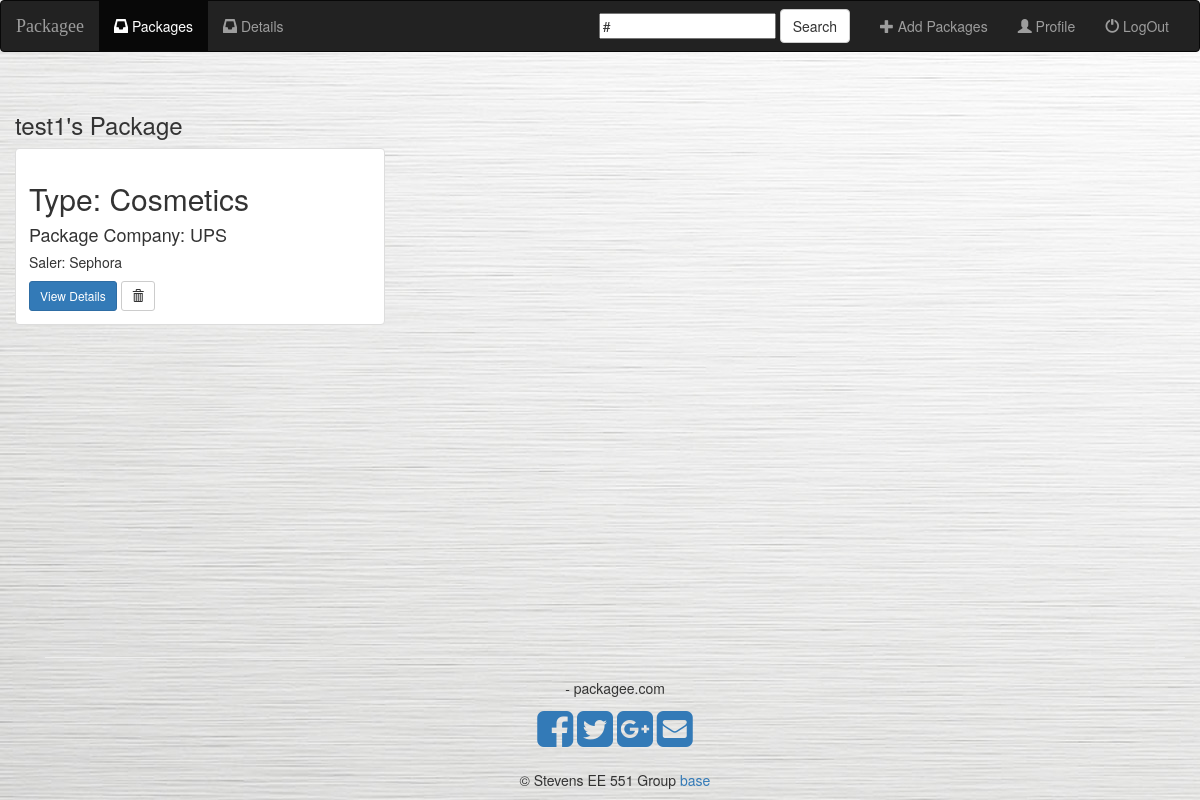
The app's page /package/index/ (signed in), older data.
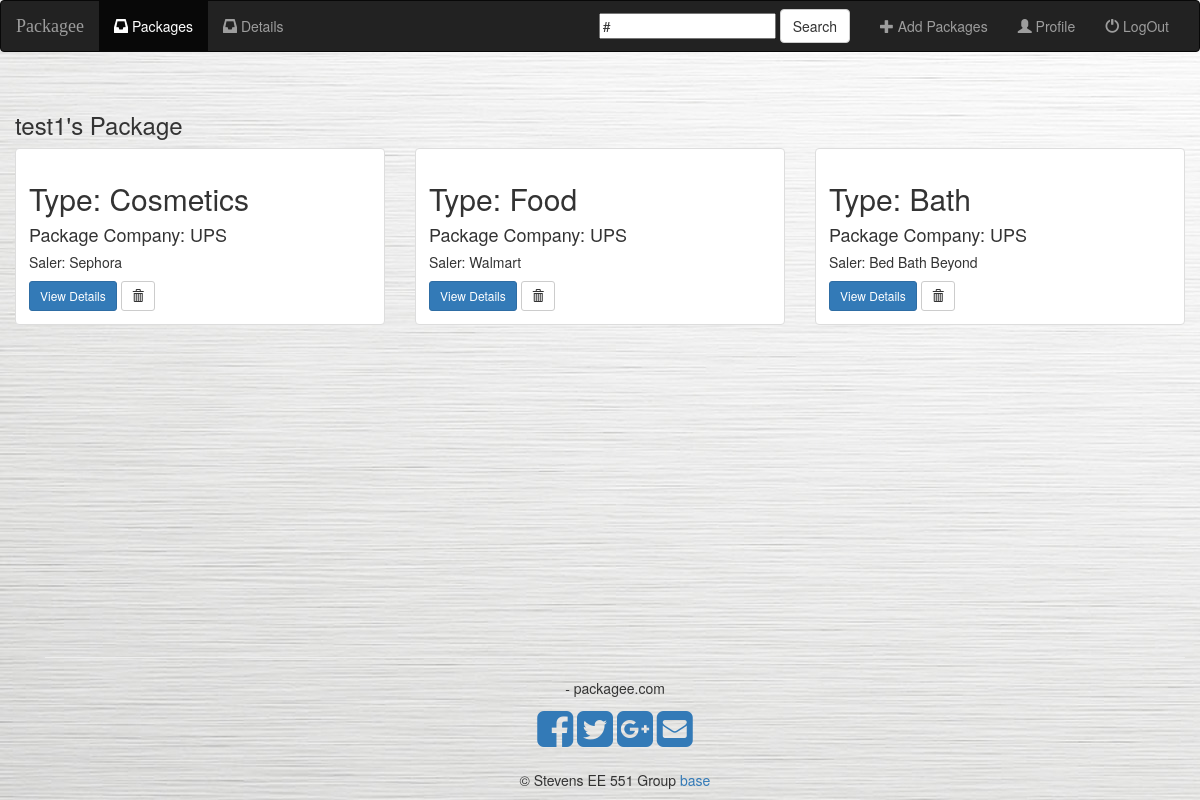
The same page, newer data.
### package/models.py (models this page shows, shortened)
class Package(models.Model):
    user = models.ForeignKey(User, on_delete=models.CASCADE, default=1)
    tracking_num = models.CharField(max_length=50)
    package_type = models.CharField(max_length=100)
    staff_company = models.CharField(max_length=50, default='')
    staff_price = models.CharField(max_length=100, default='')
    package_company = models.CharField(max_length=100)

### package/views.py (the view)
# urls.py: path('index/', views.index, name='index'),
def index(request):
    if not request.user.is_authenticated:
        return render(request, 'package/login.html')
    else:
        packages = Package.objects.filter(user=request.user)
        query = request.GET.get("q")
        if query:
            packages = packages.filter(
                Q(package_type__contains__icontains=query) |
                Q(package_company__icontains=query)
            ).distinct()
            return render(request, 'package/index.html', {
                'packages': packages,
            })
        else:
            return render(request, 'package/index.html', {'packages': packages})

### package/templates/package/index.html (shortened to what this page needs)
{% extends 'package/base.html' %}
{% block body %}
    <div class="albums-container container-fluid">
        <div class="row">
            <div class="col-sm-12">
                <h3>{{ user.username }}'s Package</h3>
            </div>
            {% if packages %}
                {% for package in packages %}
                    <div class="col-sm-4 col-lg-4">
                        <div class="thumbnail">
                            <div class="caption">
                                <h2>Type: {{ package.package_type }}</h2>
                                <h4>Package Company: {{ package.package_company }}</h4>
                                <h5>Saler: {{ package.staff_company }}</h5>
                                <a href="{% url 'package:detail' package.id %}" class="btn btn-primary btn-sm"
                                   role="button">View Details</a>
                                <form action="{% url 'package:delete_package' package.id %}" method="post"
                                      style="display: inline;">
                                    <button type="submit" class="btn btn-default btn-sm">
                                        <span class="glyphicon glyphicon-trash"></span>
                                    </button>
                                </form>
                            </div>
                        </div>
                    </div>
                {% endfor %}
            {% endif %}
        </div>
    </div>
{% endblock %}

### package/templates/package/base.html (shortened to what this page needs)
<!DOCTYPE html>
<html lang="en">
<head>
    {% load staticfiles %}
    <link rel="stylesheet" href="https://maxcdn.bootstrapcdn.com/bootstrap/3.3.7/css/bootstrap.min.css">
    <link rel="stylesheet" type="text/css" href="{% static 'package/style.css' %}"/>
    <link href="//maxcdn.bootstrapcdn.com/font-awesome/4.1.0/css/font-awesome.min.css" rel="stylesheet">
    <link href="https://maxcdn.bootstrapcdn.com/bootstrap/3.3.5/css/bootstrap.min.css" rel="stylesheet"
>
</head>
<body>
<header>
<nav class="navbar navbar-inverse">
    <div class="container-fluid">
        <div class="navbar-header">
            <a class="navbar-brand" href="{% url 'package:index_v' %}">Packagee</a>
        </div>
        <div class="collapse navbar-collapse" id="#topNavBar">
            <ul class="nav navbar-nav">
                <li class="active">
                    <a href="{% url 'package:index' %}">
                        <span class="glyphicon glyphicon-inbox" aria-haspopup="true"></span>&nbsp;Packages
                    </a>
                </li>
                <li class="">
                    <a href="#">
                        <span class="glyphicon glyphicon-inbox" aria-haspopup="true"></span>&nbsp;Details
                    </a>
                </li>
            </ul>
            <ul class="nav navbar-nav navbar-right">
                <li class="">
                    <a href="{% url 'package:create_package' %}">
                        <span class="glyphicon glyphicon-plus" aria-haspopup="true"></span>&nbsp;Add Packages
                    </a>
                </li>
                <li class="">
                    <a href="{% url 'package:profile' %}">
                        <span class="glyphicon glyphicon-user" aria-haspopup="true"></span>&nbsp;Profile
                    </a>
                </li>
                <li class="">
                    <a href="{% url 'package:login' %}">
                        <span class="glyphicon glyphicon-off" aria-haspopup="true"></span>&nbsp;LogOut
                    </a>
                </li>
            </ul>
            <form class="navbar-form navbar-right" role="search" methon="get" action="#">
                <div class="form-group">
                    <input type="text" class="=form-control" name="q" value="#">
                </div>
                <button type="submit" class="btn btn-default">Search</button>
            </form>
        </div>
    </div>
</nav>
</header>
<main class="page-header">
    {% block body %}
    {% endblock %}
</main>
<footer id="footer">
    <div class="navbar-fixed-bottom">
        <div class="container">
            <div class="container text-center">
                <hr/>
                <p class="txt-railway">- packagee.com </p>
                <a href="https://www.facebook.com/"><i class="fa fa-facebook-square fa-3x social"></i></a>
                <a href="https://twitter.com/"><i class="fa fa-twitter-square fa-3x social"></i></a>
                <a href="https://plus.google.com/"><i class="fa fa-google-plus-square fa-3x social"></i></a>
                <a href="mailto:bootsnipp@gmail.com"><i class="fa fa-envelope-square fa-3x social"></i></a>
                <br/><br/>
                <p class="copyright">&copy; Stevens EE 551 Group
                    <a href="">base</a>
                    <br/>
                </p>
            </div>
        </div>
    </div>
</footer>
</body>
</html>

### package/static/package/style.css (style rules this page uses)
body { background: white url("images/background.jpg"); }
.navbar { border-radius: 0; }
.navbar-brand { font-family: 'Satisfy', cursive; }
.thumbnail { padding: 0; }

Row changes from the older to the newer data that the page shows:
added Package: package_type "Food", package_company "UPS", staff_company "Walmart"
added Package: package_type "Bath", package_company "UPS", staff_company "Bed Bath Beyond"
